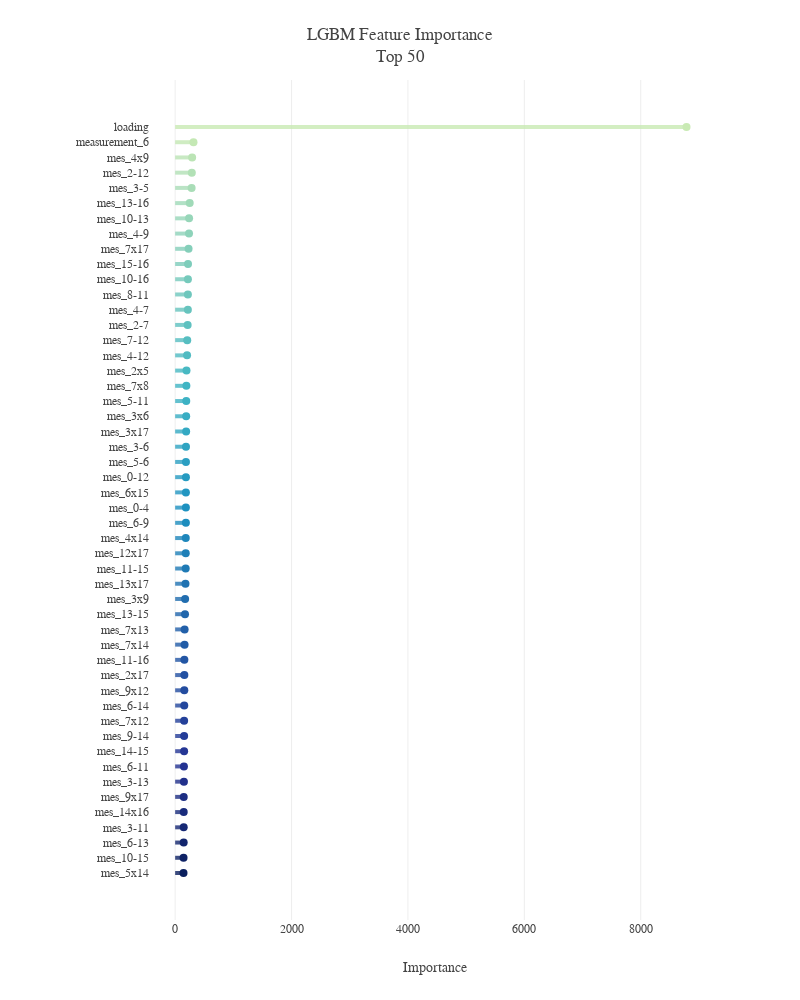

Here is the notebook cell this chart was saved with:
### Code cell
top = 50

feature_importance_df['avg'] = feature_importance_df.mean(axis=1)
feature_importance_top = feature_importance_df.avg.nlargest(top).sort_values(ascending=True)

pal=sns.color_palette("YlGnBu", 65).as_hex()
fig=go.Figure()
for i in range(len(feature_importance_top.index)):
    fig.add_shape(dict(type="line", y0=i, y1=i, x0=0, x1=feature_importance_top[i],
                       line_color=pal[::-1][i],opacity=0.8,line_width=4))

fig.add_trace(go.Scatter(x=feature_importance_top, y=feature_importance_top.index, mode='markers',
                         marker_color=pal[::-1], marker_size=8,
                         hovertemplate='%{y} Importance = %{x:.0f}<extra></extra>'))

fig.update_layout(template=plotly_template,title=f'LGBM Feature Importance<br>Top {top}',
                  margin=dict(l=150,t=80),
                  xaxis=dict(title='Importance', zeroline=False),
                  yaxis_showgrid=False, height=1000, width=800)
fig.show()

### Figure 1 — Plotly figure (JSON) as saved in the notebook; plotly's stock layout.template omitted (floating-point values rounded to 4 significant figures)
{"data": [{"hovertemplate": "%{y} Importance = %{x:.0f}<extra></extra>", "marker": {"color": ["#0b1f5e", "#0e2265", "#12256d", "#162874", "#192b7c", "#1d2e83", "#21308b", "#243392", "#253795", "#243c98", "#24419a", "#24479d", "#234c9f", "#2351a2", "#2356a4", "#225ca7", "#2260a9", "#2166ac", "#216daf", "#2073b2", "#1f7ab5", "#1f80b8", "#1e86bb", "#1d8dbe", "#1d91c0", "#2296c1", "#269bc1", "#2b9fc2", "#2fa4c2", "#34a9c3", "#39adc3", "#3db2c4", "#40b5c4", "#48b9c3", "#50bbc2", "#57bec1", "#5fc1c0", "#67c4be", "#6fc7bd", "#76cabc", "#7ecdbb", "#85cfba", "#8ed3ba", "#97d6b9", "#a0dab8", "#a9ddb7", "#b2e1b6", "#bbe4b5", "#c4e8b4", "#c9eab4", "#ceecb3", "#d3eeb3", "#d7efb3", "#dcf1b2", "#e1f3b2", "#e6f5b2", "#eaf7b1", "#edf8b2", "#f0f9b7", "#f2fabc", "#f4fbc1", "#f7fcc6", "#f9fdcb", "#fbfdd0", "#fdfed5"], "size": 8}, "mode": "markers", "type": "scatter", "x": [143.4, 144.1, 146.4, 147.0, 147.2, 147.3, 150.4, 150.8, 154.1, 154.2, 154.4, 156.2, 157.2, 158.1, 158.4, 162.0, 162.4, 169.3, 171.2, 177.2, 181.1, 181.6, 182.3, 184.4, 184.5, 184.6, 185.2, 185.4, 186.0, 188.8, 189.7, 190.8, 193.0, 194.7, 204.7, 207.3, 214.3, 218.4, 218.5, 219.2, 221.3, 230.4, 238.3, 239.2, 249.5, 282.5, 286.3, 291.7, 314.8, 8787.0], "y": ["mes_5x14", "mes_10-15", "mes_6-13", "mes_3-11", "mes_14x16", "mes_9x17", "mes_3-13", "mes_6-11", "mes_14-15", "mes_9-14", "mes_7x12", "mes_6-14", "mes_9x12", "mes_2x17", "mes_11-16", "mes_7x14", "mes_7x13", "mes_13-15", "mes_3x9", "mes_13x17", "mes_11-15", "mes_12x17", "mes_4x14", "mes_6-9", "mes_0-4", "mes_6x15", "mes_0-12", "mes_5-6", "mes_3-6", "mes_3x17", "mes_3x6", "mes_5-11", "mes_7x8", "mes_2x5", "mes_4-12", "mes_7-12", "mes_2-7", "mes_4-7", "mes_8-11", "mes_10-16", "mes_15-16", "mes_7x17", "mes_4-9", "mes_10-13", "mes_13-16", "mes_3-5", "mes_2-12", "mes_4x9", "measurement_6", "loading"]}], "layout": {"height": 1000, "margin": {"l": 150, "t": 80}, "shapes": [{"line": {"color": "#0b1f5e", "width": 4}, "opacity": 0.8, "type": "line", "x0": 0, "x1": 143.4, "y0": 0, "y1": 0}, {"line": {"color": "#0e2265", "width": 4}, "opacity": 0.8, "type": "line", "x0": 0, "x1": 144.1, "y0": 1, "y1": 1}, {"line": {"color": "#12256d", "width": 4}, "opacity": 0.8, "type": "line", "x0": 0, "x1": 146.4, "y0": 2, "y1": 2}, {"line": {"color": "#162874", "width": 4}, "opacity": 0.8, "type": "line", "x0": 0, "x1": 147.0, "y0": 3, "y1": 3}, {"line": {"color": "#192b7c", "width": 4}, "opacity": 0.8, "type": "line", "x0": 0, "x1": 147.2, "y0": 4, "y1": 4}, {"line": {"color": "#1d2e83", "width": 4}, "opacity": 0.8, "type": "line", "x0": 0, "x1": 147.3, "y0": 5, "y1": 5}, {"line": {"color": "#21308b", "width": 4}, "opacity": 0.8, "type": "line", "x0": 0, "x1": 150.4, "y0": 6, "y1": 6}, {"line": {"color": "#243392", "width": 4}, "opacity": 0.8, "type": "line", "x0": 0, "x1": 150.8, "y0": 7, "y1": 7}, {"line": {"color": "#253795", "width": 4}, "opacity": 0.8, "type": "line", "x0": 0, "x1": 154.1, "y0": 8, "y1": 8}, {"line": {"color": "#243c98", "width": 4}, "opacity": 0.8, "type": "line", "x0": 0, "x1": 154.2, "y0": 9, "y1": 9}, {"line": {"color": "#24419a", "width": 4}, "opacity": 0.8, "type": "line", "x0": 0, "x1": 154.4, "y0": 10, "y1": 10}, {"line": {"color": "#24479d", "width": 4}, "opacity": 0.8, "type": "line", "x0": 0, "x1": 156.2, "y0": 11, "y1": 11}, {"line": {"color": "#234c9f", "width": 4}, "opacity": 0.8, "type": "line", "x0": 0, "x1": 157.2, "y0": 12, "y1": 12}, {"line": {"color": "#2351a2", "width": 4}, "opacity": 0.8, "type": "line", "x0": 0, "x1": 158.1, "y0": 13, "y1": 13}, {"line": {"color": "#2356a4", "width": 4}, "opacity": 0.8, "type": "line", "x0": 0, "x1": 158.4, "y0": 14, "y1": 14}, {"line": {"color": "#225ca7", "width": 4}, "opacity": 0.8, "type": "line", "x0": 0, "x1": 162.0, "y0": 15, "y1": 15}, {"line": {"color": "#2260a9", "width": 4}, "opacity": 0.8, "type": "line", "x0": 0, "x1": 162.4, "y0": 16, "y1": 16}, {"line": {"color": "#2166ac", "width": 4}, "opacity": 0.8, "type": "line", "x0": 0, "x1": 169.3, "y0": 17, "y1": 17}, {"line": {"color": "#216daf", "width": 4}, "opacity": 0.8, "type": "line", "x0": 0, "x1": 171.2, "y0": 18, "y1": 18}, {"line": {"color": "#2073b2", "width": 4}, "opacity": 0.8, "type": "line", "x0": 0, "x1": 177.2, "y0": 19, "y1": 19}, {"line": {"color": "#1f7ab5", "width": 4}, "opacity": 0.8, "type": "line", "x0": 0, "x1": 181.1, "y0": 20, "y1": 20}, {"line": {"color": "#1f80b8", "width": 4}, "opacity": 0.8, "type": "line", "x0": 0, "x1": 181.6, "y0": 21, "y1": 21}, {"line": {"color": "#1e86bb", "width": 4}, "opacity": 0.8, "type": "line", "x0": 0, "x1": 182.3, "y0": 22, "y1": 22}, {"line": {"color": "#1d8dbe", "width": 4}, "opacity": 0.8, "type": "line", "x0": 0, "x1": 184.4, "y0": 23, "y1": 23}, {"line": {"color": "#1d91c0", "width": 4}, "opacity": 0.8, "type": "line", "x0": 0, "x1": 184.5, "y0": 24, "y1": 24}, {"line": {"color": "#2296c1", "width": 4}, "opacity": 0.8, "type": "line", "x0": 0, "x1": 184.6, "y0": 25, "y1": 25}, {"line": {"color": "#269bc1", "width": 4}, "opacity": 0.8, "type": "line", "x0": 0, "x1": 185.2, "y0": 26, "y1": 26}, {"line": {"color": "#2b9fc2", "width": 4}, "opacity": 0.8, "type": "line", "x0": 0, "x1": 185.4, "y0": 27, "y1": 27}, {"line": {"color": "#2fa4c2", "width": 4}, "opacity": 0.8, "type": "line", "x0": 0, "x1": 186.0, "y0": 28, "y1": 28}, {"line": {"color": "#34a9c3", "width": 4}, "opacity": 0.8, "type": "line", "x0": 0, "x1": 188.8, "y0": 29, "y1": 29}, {"line": {"color": "#39adc3", "width": 4}, "opacity": 0.8, "type": "line", "x0": 0, "x1": 189.7, "y0": 30, "y1": 30}, {"line": {"color": "#3db2c4", "width": 4}, "opacity": 0.8, "type": "line", "x0": 0, "x1": 190.8, "y0": 31, "y1": 31}, {"line": {"color": "#40b5c4", "width": 4}, "opacity": 0.8, "type": "line", "x0": 0, "x1": 193.0, "y0": 32, "y1": 32}, {"line": {"color": "#48b9c3", "width": 4}, "opacity": 0.8, "type": "line", "x0": 0, "x1": 194.7, "y0": 33, "y1": 33}, {"line": {"color": "#50bbc2", "width": 4}, "opacity": 0.8, "type": "line", "x0": 0, "x1": 204.7, "y0": 34, "y1": 34}, {"line": {"color": "#57bec1", "width": 4}, "opacity": 0.8, "type": "line", "x0": 0, "x1": 207.3, "y0": 35, "y1": 35}, {"line": {"color": "#5fc1c0", "width": 4}, "opacity": 0.8, "type": "line", "x0": 0, "x1": 214.3, "y0": 36, "y1": 36}, {"line": {"color": "#67c4be", "width": 4}, "opacity": 0.8, "type": "line", "x0": 0, "x1": 218.4, "y0": 37, "y1": 37}, {"line": {"color": "#6fc7bd", "width": 4}, "opacity": 0.8, "type": "line", "x0": 0, "x1": 218.5, "y0": 38, "y1": 38}, {"line": {"color": "#76cabc", "width": 4}, "opacity": 0.8, "type": "line", "x0": 0, "x1": 219.2, "y0": 39, "y1": 39}, {"line": {"color": "#7ecdbb", "width": 4}, "opacity": 0.8, "type": "line", "x0": 0, "x1": 221.3, "y0": 40, "y1": 40}, {"line": {"color": "#85cfba", "width": 4}, "opacity": 0.8, "type": "line", "x0": 0, "x1": 230.4, "y0": 41, "y1": 41}, {"line": {"color": "#8ed3ba", "width": 4}, "opacity": 0.8, "type": "line", "x0": 0, "x1": 238.3, "y0": 42, "y1": 42}, {"line": {"color": "#97d6b9", "width": 4}, "opacity": 0.8, "type": "line", "x0": 0, "x1": 239.2, "y0": 43, "y1": 43}, {"line": {"color": "#a0dab8", "width": 4}, "opacity": 0.8, "type": "line", "x0": 0, "x1": 249.5, "y0": 44, "y1": 44}, {"line": {"color": "#a9ddb7", "width": 4}, "opacity": 0.8, "type": "line", "x0": 0, "x1": 282.5, "y0": 45, "y1": 45}, {"line": {"color": "#b2e1b6", "width": 4}, "opacity": 0.8, "type": "line", "x0": 0, "x1": 286.3, "y0": 46, "y1": 46}, {"line": {"color": "#bbe4b5", "width": 4}, "opacity": 0.8, "type": "line", "x0": 0, "x1": 291.7, "y0": 47, "y1": 47}, {"line": {"color": "#c4e8b4", "width": 4}, "opacity": 0.8, "type": "line", "x0": 0, "x1": 314.8, "y0": 48, "y1": 48}, {"line": {"color": "#c9eab4", "width": 4}, "opacity": 0.8, "type": "line", "x0": 0, "x1": 8787.0, "y0": 49, "y1": 49}], "title": {"text": "LGBM Feature Importance<br>Top 50"}, "width": 800, "xaxis": {"title": {"text": "Importance"}, "zeroline": false}, "yaxis": {"showgrid": false}}}
